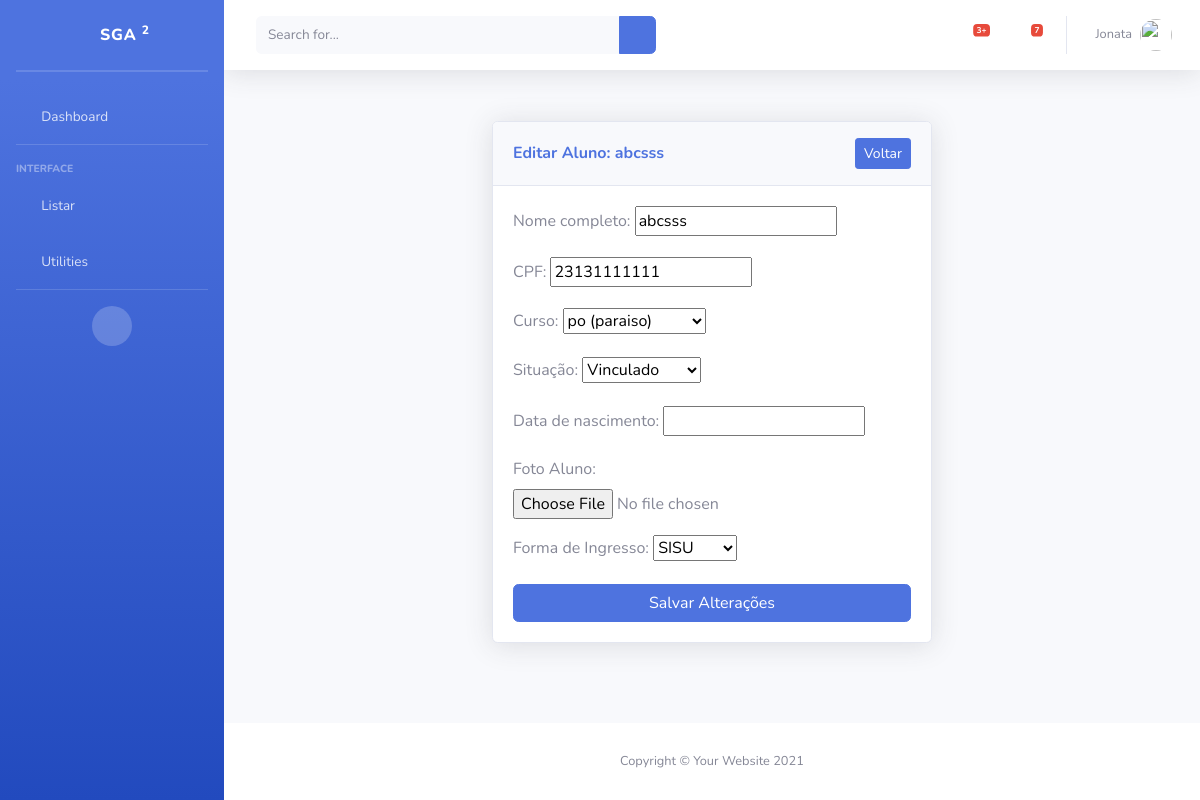
The app's page /editarAluno/7/, older data.
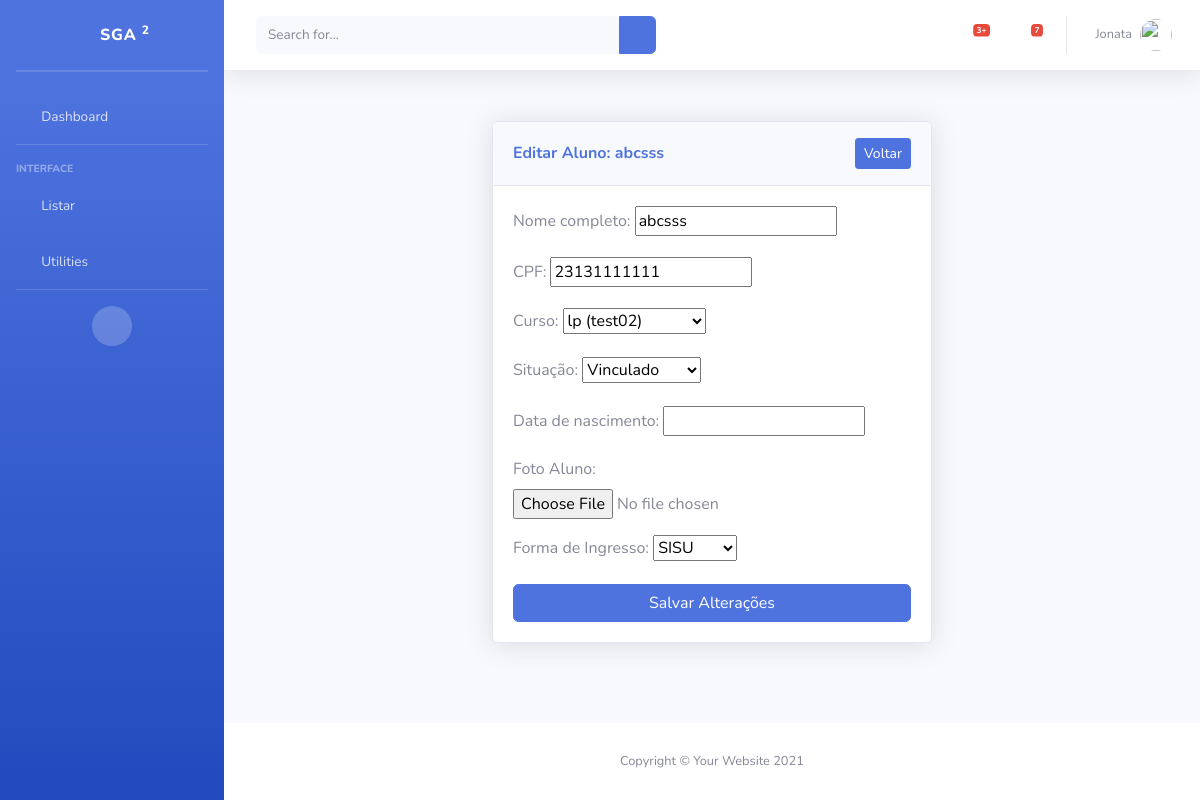
The same page, newer data.
### piloto/models/Aluno.py (models this page shows, shortened)
class Aluno(models.Model):
    nomeCompleto = models.CharField('Nome completo', max_length=500, help_text='')
    cpf = models.CharField('CPF', max_length=11, unique=True, help_text='')
    matricula = models.CharField('Matricula', max_length=10, unique=True, editable=False)
    curso = models.ForeignKey(Curso, verbose_name="Curso", on_delete=models.PROTECT)
    dataNascimento = models.DateField("Data de nascimento", null=True, blank=True)
    foto = models.ImageField("Foto Aluno", upload_to='alunos_fotos/', blank=True, null=True)
    formaIngresso = models.ForeignKey(FormaIngresso, verbose_name="Forma de Ingresso", on_delete=models.PROTECT)
    situacao = models.ForeignKey(Situacao, verbose_name="Situação", on_delete=models.PROTECT)
    dataCadastro = models.DateField('data de cadastro', default=date.today)
    dataUpdate = models.DateTimeField('Ultima atualização', auto_now=True)
    ativo = models.BooleanField("Aluno vinculado na instituição?", default=True)
    class Meta:
        verbose_name = "Aluno"
        verbose_name_plural = "Alunos"

### piloto/views/EditarAluno.py (the view, shortened to what this page needs)
# urls.py: path('editarAluno/<int:pk>/', EditarAlunoView.as_view(), name='editarAluno'),
class EditarAlunoView(UpdateView):
    model = Aluno
    form_class = AlunoForm
    template_name = 'edit_Aluno/EditAluno.html'
    context_object_name = 'aluno'

### piloto/forms/AlunoForm.py
class AlunoForm(forms.ModelForm):
    class Meta:
        model = Aluno
        fields = [
            'nomeCompleto', 'cpf', 'curso', 'situacao',
            'dataNascimento', 'foto', 'formaIngresso'
        ]

### piloto/models/Curso.py (called while the page is built)
    def __str__(self):
        return f"{self.nome} ({self.campus.nome})"

### piloto/models/FomaIngresso.py (called while the page is built)
    def __str__(self):
        return self.nome

### piloto/models/Situacao.py (called while the page is built)
    def __str__(self):
        return self.nome

### templates/edit_Aluno/EditAluno.html (shortened to what this page needs)
{% extends 'Base.html' %}
{% load static %}
{% block content %}
<div class="container d-flex align-items-center justify-content-center" style="min-height: 75vh;">
    <div class="col-xl-6 col-lg-8 col-md-10">
        <div class="card shadow mb-4">
            <div class="card-header py-3 d-flex justify-content-between align-items-center">
                <h6 class="m-0 font-weight-bold text-primary">Editar Aluno: {{ aluno.nomeCompleto }}</h6>
                <a href="{% url 'listaAlunos' %}" class="btn btn-sm btn-primary">Voltar</a>
            </div>
            <div class="card-body">
                <form method="POST" enctype="multipart/form-data">
                    {{ form.as_p }}
                    <button type="submit" class="btn btn-primary w-100">Salvar Alterações</button>
                </form>
            </div>
        </div>
    </div>
</div>
</div>
{% endblock %}

Row changes from the older to the newer data that the page shows:
changed Aluno "abcsss": curso "po (paraiso)" → "lp (test02)"
